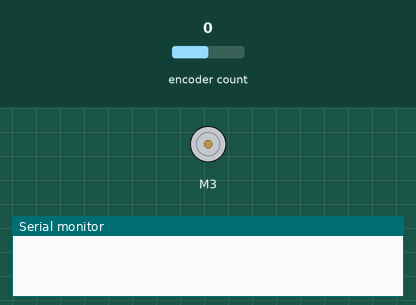
A sketch run on a simulated Arduino Uno, built with avr-gcc and run on an emulated ATmega328P. Shown: DC motor (green arrow = forward, orange = backward, longer = faster), the last lines printed to the serial monitor. The test bench sets the inputs (shaded band); at power-on: encoder count 0.

Above: at 0.1 s.
At 3.1 s:
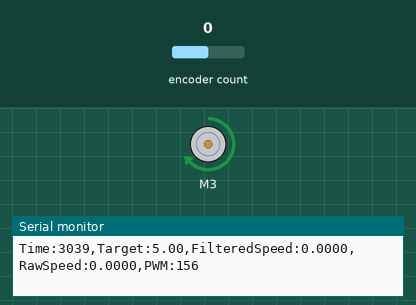
At 4.2 s:
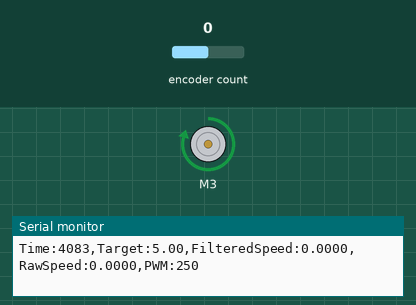
4.3 s: encoder count set to -1
7.3 s: encoder count set to 0
Timing chart, 0 to 10.3 s (numbered marks = the images above; inputs shaded):
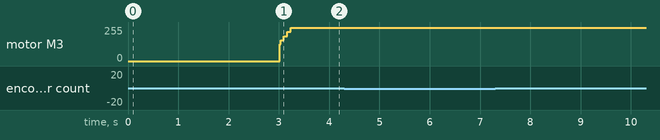

The sketch:

motor1_pid.ino
```cpp
#include <Arduino.h>
#include "CytronMotorDriver.h"
#include <Encoder.h>
#include <PID_v1.h>

// ================= MOTOR & ENCODER =================
CytronMD motor(PWM_DIR, 3,4) ;
Encoder myEnc(1, 2);

// ================= VARIABLES =================
long prevCount = 0;
unsigned long lastTime = 0;
double N = 1440.0;

// ================= FILTER COEFFICIENTS =================
// Fc = 2.5 Hz, dt = 0.020s (Bilinear Transform)
double alpha = 0.728490;
double beta  = 0.135755;
double xn1 = 0.0;   // السرعة الخام السابقة
double yn1 = 0.0;   // السرعة المفلترة السابقة

// ================= PID SETTINGS =================
double Setpoint, Input, Output;
double Kp = 19.15;
double Ki = 306.0;
double Kd = 0.055;

PID myPID(&Input, &Output, &Setpoint, Kp, Ki, Kd, DIRECT);

void setup() {
  Serial.begin(9600);
  //pinMode(2, INPUT_PULLUP);
 // pinMode(3, INPUT_PULLUP);
  delay(3000);

  Setpoint = 5.0;
  myPID.SetMode(AUTOMATIC);
  myPID.SetSampleTime(20);
  myPID.SetOutputLimits(-250, 250);
  lastTime = millis();
}

void loop() {
  unsigned long now = millis();

  if (now - lastTime >= 20) {
    double dt = (now - lastTime) / 1000.0;
    lastTime = now;

    // حساب السرعة الخام
    long count = myEnc.read();
    long delta = count - prevCount;
    prevCount = count;
    double rawSpeed = ((double)delta / N) * (2.0 * PI / dt);

    // تطبيق الفلتر
    double xn = rawSpeed;
    double yn = (alpha * yn1) + (beta * xn) + (beta * xn1);

    // تحديث القيم السابقة
    xn1 = xn;
    yn1 = yn;

    // الـ PID يشتغل على السرعة المفلترة
    Input = yn;
    myPID.Compute();
    motor.setSpeed((int)Output);

    // طباعة البيانات
    Serial.print("Time:");
    Serial.print(now);
    Serial.print(",Target:");
    Serial.print(Setpoint);
    Serial.print(",FilteredSpeed:");
    Serial.print(yn, 4);
    Serial.print(",RawSpeed:");
    Serial.print(rawSpeed, 4);
    Serial.print(",PWM:");
    Serial.println((int)Output);
  }
}
```
